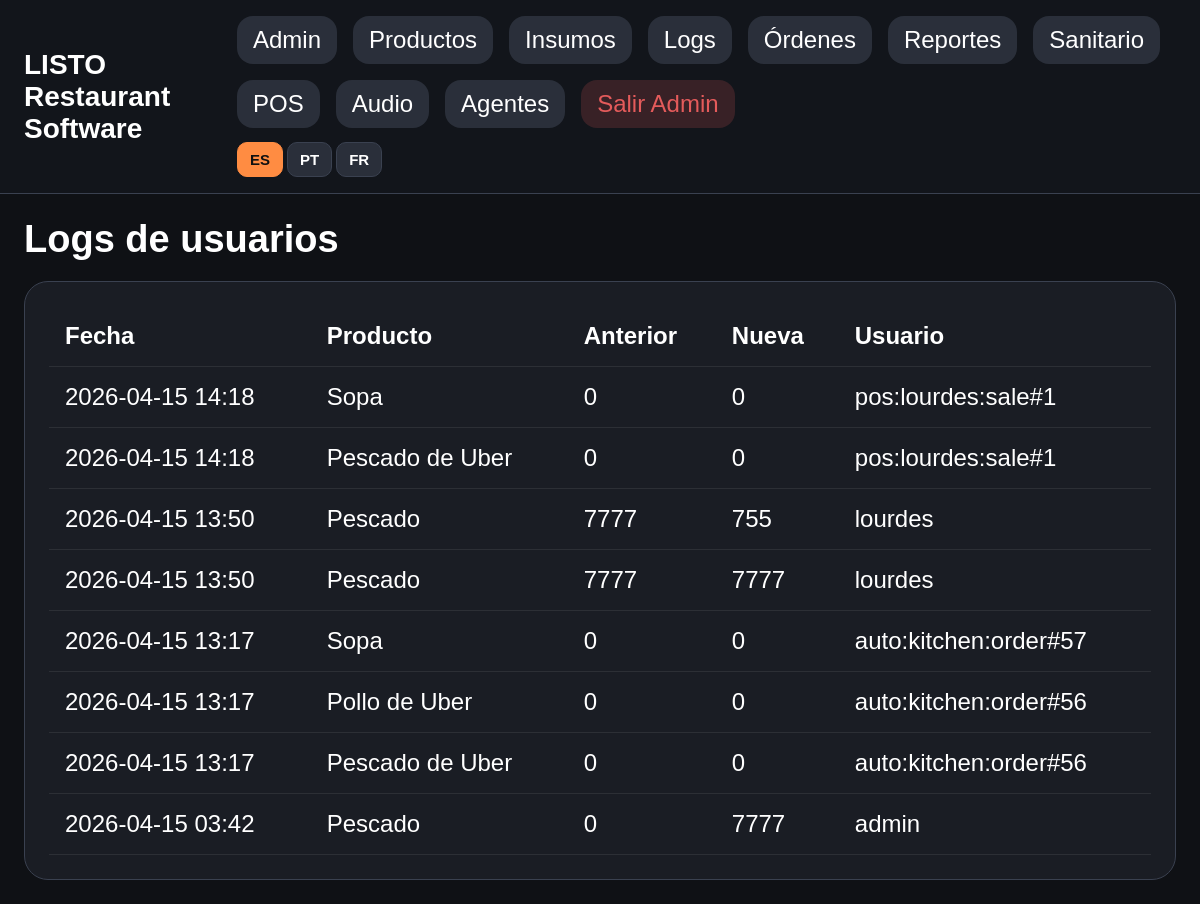
The app's page /admin/logs (signed in), older data.
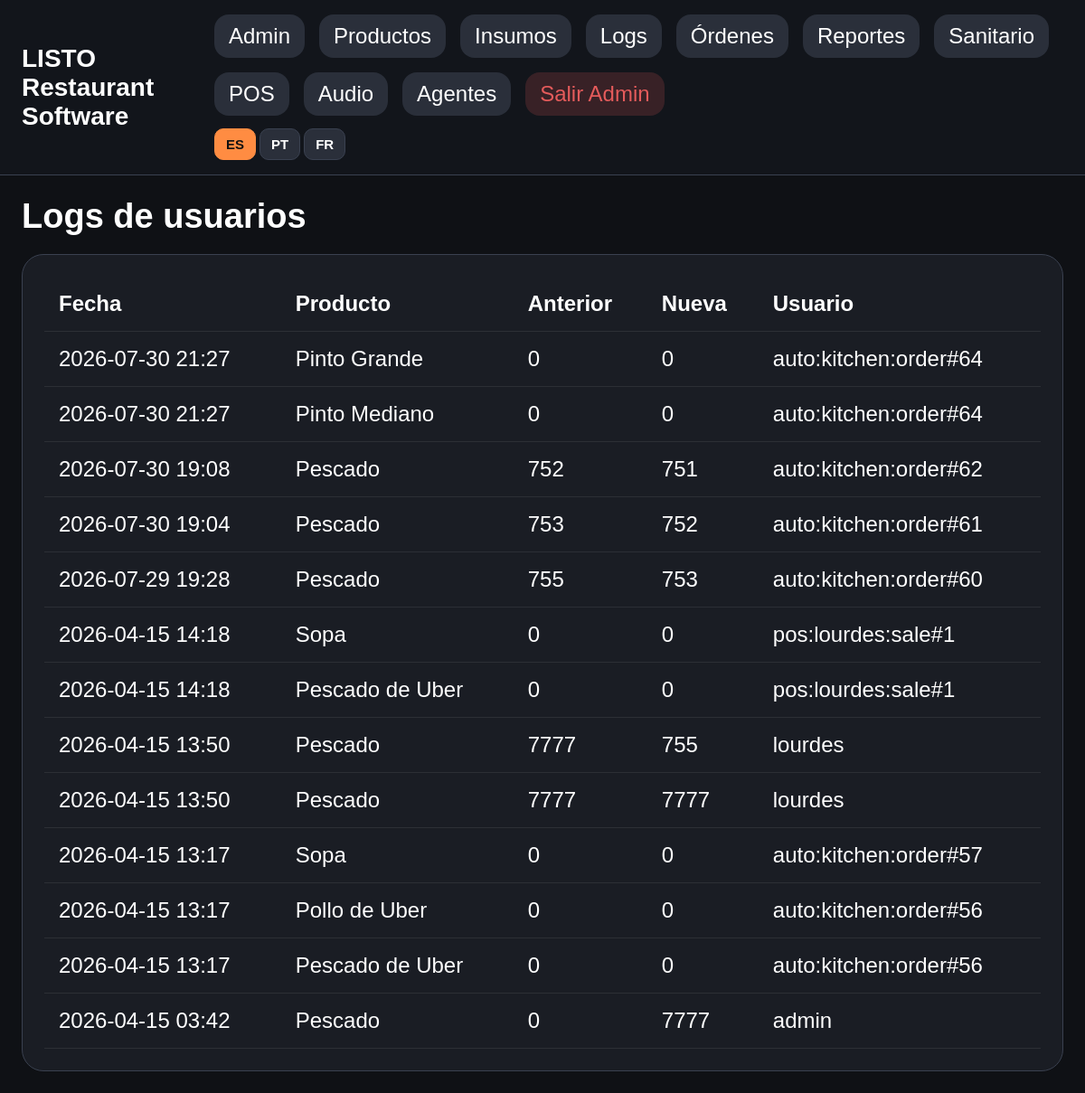
The same page, newer data.
### app/models.py (models this page shows)
class InventoryLog(Base):
    __tablename__ = "inventory_logs"
    id: Mapped[int] = mapped_column(Integer, primary_key=True)
    product_id: Mapped[int] = mapped_column(ForeignKey("products.id"), nullable=False)
    old_quantity: Mapped[float] = mapped_column(Float, default=0)
    new_quantity: Mapped[float] = mapped_column(Float, default=0)
    actor_name: Mapped[str | None] = mapped_column(String(200), nullable=True)
    created_at: Mapped[datetime] = mapped_column(DateTime, default=cr_now)
    product = relationship("Product")

class Product(Base):
    __tablename__ = "products"
    id: Mapped[int] = mapped_column(Integer, primary_key=True, index=True)
    name: Mapped[str] = mapped_column(String(200), unique=True, nullable=False)
    active: Mapped[bool] = mapped_column(Boolean, default=True)
    display_order: Mapped[int] = mapped_column(Integer, default=0)
    image_path: Mapped[str | None] = mapped_column(String(300), nullable=True)
    price: Mapped[float] = mapped_column(Float, default=0)
    category: Mapped[str] = mapped_column(String(40), default="General")
    created_at: Mapped[datetime] = mapped_column(DateTime, default=cr_now)

### app/routes/web.py (the view)
@router.get("/admin/logs")
def admin_logs(request: Request, db: Session = Depends(get_db)):
    if not require_admin(request):
        return RedirectResponse(url="/admin/login")
    logs = (
        db.query(InventoryLog)
        .options(joinedload(InventoryLog.product))
        .order_by(InventoryLog.created_at.desc())
        .limit(200)
        .all()
    )
    return templates.TemplateResponse(
        "admin_logs.html",
        {"request": request, "logs": logs, "page_title": "Logs de usuarios"},
    )

### app/templates/admin_logs.html
{% extends 'base.html' %}
{% block content %}
<h1>{{ t('lg.title') }}</h1>
<div class="table-card">
  <table class="big-table">
    <thead><tr><th>{{ t('gto.th_fecha') }}</th><th>{{ t('lg.th_producto') }}</th><th>{{ t('lg.th_anterior') }}</th><th>{{ t('lg.th_nueva') }}</th><th>{{ t('lg.th_usuario') }}</th></tr></thead>
    <tbody>
      {% for log in logs %}
      <tr>
        <td>{{ log.created_at.strftime('%Y-%m-%d %H:%M') }}</td>
        <td>{{ log.product.name }}</td>
        <td>{{ log.old_quantity|int if log.old_quantity == log.old_quantity|int else log.old_quantity }}</td>
        <td>{{ log.new_quantity|int if log.new_quantity == log.new_quantity|int else log.new_quantity }}</td>
        <td>{{ log.actor_name or '-' }}</td>
      </tr>
      {% else %}
      <tr><td colspan="5" style="text-align:center;color:#6c757d;">{{ t('lg.sin') }}</td></tr>
      {% endfor %}
    </tbody>
  </table>
</div>
{% endblock %}

### app/templates/base.html (shortened to what this page needs)
<!DOCTYPE html>
<html lang="es">
<head>
  <link rel="stylesheet" href="/static/css/styles.css?v=touch" />
</head>
<body>
  <header class="topbar">
    <div class="brand">LISTO Restaurant Software</div>
    <div style="display:flex;align-items:center;gap:14px;flex-wrap:wrap;">
      <nav class="nav">
        {% if request.url.path.startswith('/admin') %}
        <a href="/admin">Admin</a>
        <a href="/admin/products">Productos</a>
        <a href="/admin/inventario">Insumos</a>
        <a href="/admin/logs">Logs</a>
        <a href="/admin/orders/history">Órdenes</a>
        <a href="/admin/reports">Reportes</a>
        <a href="/admin/sanitario">Sanitario</a>
        <a href="/admin/pos-settings">POS</a>
        <a href="/admin/audio">Audio</a>
        <a href="/admin/waiters">Agentes</a>
        <a href="/admin/logout" style="background:rgba(228,91,91,0.18);color:var(--red);">Salir Admin</a>
        {% endif %}
      </nav>
      <div class="lang-switch">
        {% set _cl = cur_lang(request) %}
        {% for code in i18n_langs %}
        <a href="/idioma/{{ code }}?next={{ request.url.path }}" class="lang-btn{{ ' on' if _cl == code else '' }}">{{ i18n_labels[code] }}</a>
        {% endfor %}
      </div>
    </div>
  </header>
  <main class="page">{% block content %}{% endblock %}</main>
</body>
</html>

### app/static/css/styles.css (style rules this page uses)
:root { --bg: #0f1115; --card: #1a1d24; --muted: #2a2f3a; --border: #3a4150; --text: #ffffff; --accent: #ff8c42; --blue: #4da3ff; --yellow: #ffd24d; --green: #4caf50; --gray: #6c757d; --red: #e45b5b; }
* { box-sizing: border-box; }
body { margin: 0; background: var(--bg); color: var(--text); font-family: Arial, sans-serif; }
button, a, label, select, input { touch-action: manipulation; }
.topbar { display:flex; justify-content:space-between; align-items:center; padding:16px 24px; background:#12151b; border-bottom:1px solid var(--border); }
.brand { font-size: 28px; font-weight: 700; }
.nav { display:flex; gap:16px; flex-wrap:wrap; }
.nav a { color:var(--text); text-decoration:none; font-size:24px; padding:10px 16px; background:var(--muted); border-radius:16px; }
.page { padding:24px; }
h1, h2, h3, p, label, th, td, input, button, a, div, span { font-size: 24px; }
h1 { font-size: 38px; margin: 0 0 20px; }
.panel, .table-card, .stat-card { background:var(--card); border:1px solid var(--border); border-radius:24px; padding:24px; }
.big-table { width:100%; border-collapse:collapse; }
.big-table th, .big-table td { text-align:left; padding:16px; border-bottom:1px solid rgba(255,255,255,0.08); vertical-align:top; }
html, body { max-width: 100%; overflow-x: hidden; }

### app/templates/base.html (style rules this page uses)
.lang-switch { display:flex; gap:4px; }
.lang-switch .lang-btn { font-size:15px; font-weight:800; padding:8px 12px; border-radius:10px; background:var(--muted); color:var(--text); text-decoration:none; border:1px solid var(--border); }
.lang-switch .lang-btn.on { background:var(--accent); color:#111; border-color:var(--accent); }

Row changes from the older to the newer data that the page shows:
added InventoryLog: created_at "2026-07-30 21:27", product.name "Pinto Grande", old_quantity "0", new_quantity "0", actor_name "auto:kitchen:order#64"
added InventoryLog: created_at "2026-07-30 21:27", product.name "Pinto Mediano", old_quantity "0", new_quantity "0", actor_name "auto:kitchen:order#64"
added InventoryLog: created_at "2026-07-30 19:08", product.name "Pescado", old_quantity "752", new_quantity "751", actor_name "auto:kitchen:order#62"
added InventoryLog: created_at "2026-07-30 19:04", product.name "Pescado", old_quantity "753", new_quantity "752", actor_name "auto:kitchen:order#61"
added InventoryLog: created_at "2026-07-29 19:28", product.name "Pescado", old_quantity "755", new_quantity "753", actor_name "auto:kitchen:order#60"
